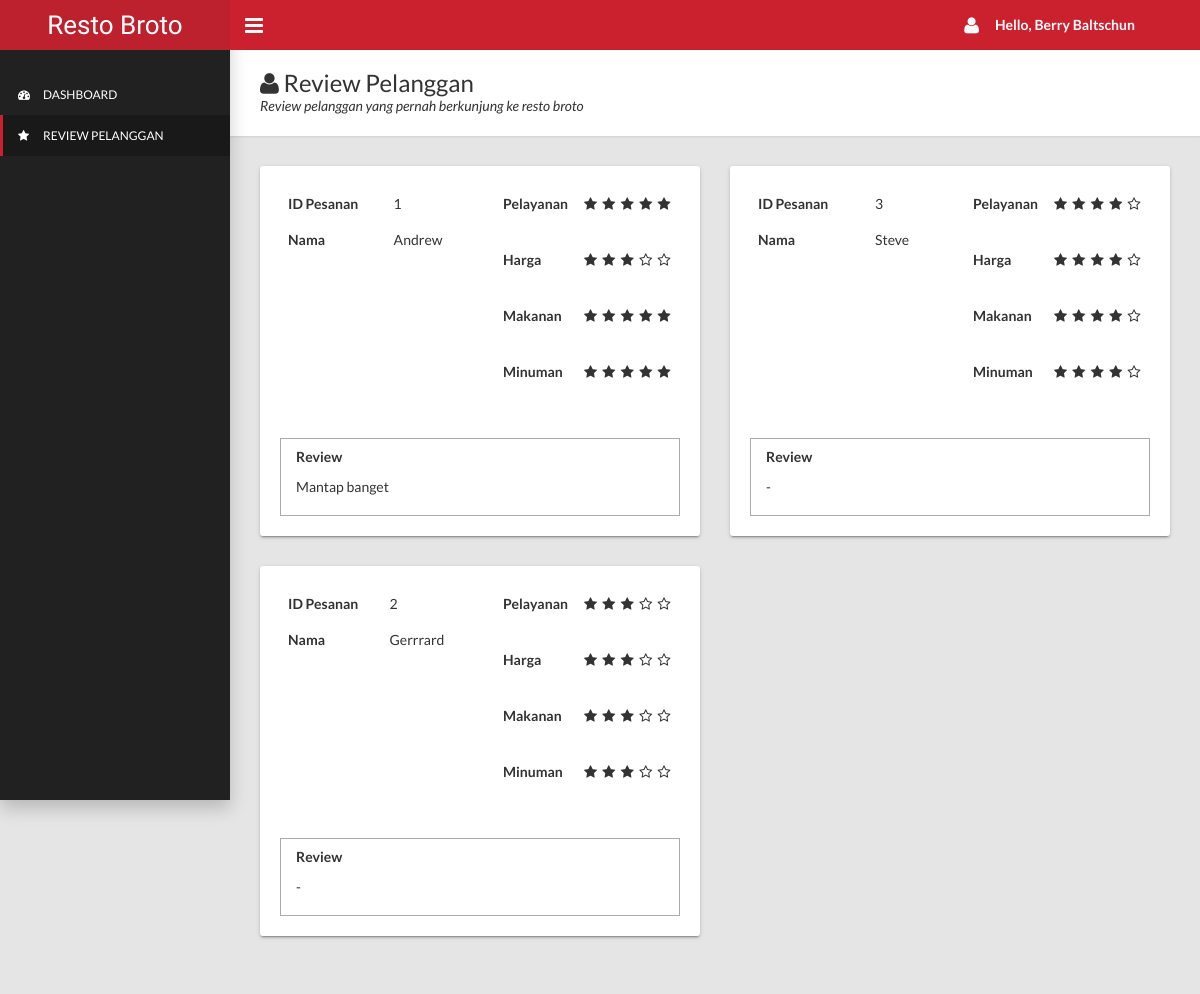
Screenshot of /cs/pelanggan_review.php (signed in) with the database file from the repository.
### tables this page shows
CREATE TABLE IF NOT EXISTS kuesioner(
    id_kuesioner INT(11) AUTO_INCREMENT PRIMARY KEY,
    id_pesanan INT(11) NOT NULL,
    pelayanan TINYINT NOT NULL,
    harga TINYINT NOT NULL,
    makanan TINYINT NOT NULL,
    minuman TINYINT NOT NULL,
    review VARCHAR(401),
    
    CONSTRAINT fk_kuesioner_pesanan FOREIGN KEY(id_pesanan) REFERENCES pesanan(id_pesanan) ON UPDATE CASCADE
);

CREATE TABLE IF NOT EXISTS pesanan(
    id_pesanan INT(11) AUTO_INCREMENT PRIMARY KEY,
    nik VARCHAR(21) NOT NULL,
    id_meja INT(11) NOT NULL,
    nama_pelanggan VARCHAR(51) NOT NULL,
    tgl_order DATETIME DEFAULT CURRENT_TIMESTAMP NOT NULL,
    total_bayar DOUBLE DEFAULT 0,
    uang_bayar DOUBLE DEFAULT 0,
    status ENUM('Bayar', 'Belum Bayar') DEFAULT 'Belum Bayar' NOT NULL,
    
    CONSTRAINT fk_pesanan_pegawai FOREIGN KEY(nik) REFERENCES pegawai(nik) ON UPDATE CASCADE,
    CONSTRAINT fk_pesanan_meja FOREIGN KEY(id_meja) REFERENCES meja(id_meja) ON UPDATE CASCADE
);

### cs/pelanggan_review.php (the view, shortened to what this page needs)
<?php
  require_once "../proses/connection.php";
?>
  <!DOCTYPE html>
  <html>
  <head>
    <link rel="stylesheet" type="text/css" href="../assets/css/style.css">
  </head>
  <body class="sidebar-mini fixed">
    <div class="wrapper">
      <header class="main-header hidden-print"><a href="#" class="logo">Resto Broto</a>
        <nav class="navbar navbar-static-top">
          <a href="#" data-toggle="offcanvas" class="sidebar-toggle"></a>
          <div class="navbar-custom-menu">
            <ul class="top-nav">
              <li class="dropdown">
                <a href="#" data-toggle="dropdown" role="button" aria-haspopup="true" aria-expanded="false" class="dropdown-toggle"><i class="fa fa-user fa-lg" style="margin-right: 16px;"></i><b>Hello, <?php echo $_SESSION['nama_pegawai'];?></b></a>
              </li>
            </ul>
          </div>
        </nav>
      </header>
      <aside class="main-sidebar hidden-print">
        <section class="sidebar">
          <ul class="sidebar-menu" style="padding-top: 24px;">
            <li><a href="index.php"><i class="fa fa-dashboard"></i><span>Dashboard</span></a></li>
            <li class="active"><a href="pelanggan_review.php"><i class="fa fa-star"></i><span>Review Pelanggan</span></a></li>
          </ul>
        </section>
      </aside>
      <div class="content-wrapper">
        <div class="page-title">
          <div>
            <h1><i class="fa fa-user"></i> Review Pelanggan</h1>
            <p>Review pelanggan yang pernah berkunjung ke resto broto</p>
          </div>
        </div>
        <div class="row">
          <?php
          $strQuery = "SELECT p.id_pesanan, p.nama_pelanggan, k.pelayanan, k.harga, k.makanan, k.minuman, k.review
                          FROM pesanan p INNER JOIN kuesioner k
                          ON p.id_pesanan = k.id_pesanan
                          ORDER BY p.tgl_order ASC";
          $query = mysqli_query($connection, $strQuery);
          while($result = mysqli_fetch_assoc($query)){
          ?>
          <div class="col-md-6">
            <div class="card">
              <div class="row">
                <div class="col-md-6">
                  <div class="table-responsive">
                    <table class="table table-borderless">
                      <tbody>
                        <tr>
                          <td><b>ID Pesanan</b></td>
                          <td><?php echo $result['id_pesanan'];?></td>
                        </tr>
                        <tr>
                          <td><b>Nama</b></td>
                          <td><?php echo $result['nama_pelanggan'];?></td>
                        </tr>
                      </tbody>
                    </table>
                  </div>
                </div>
                <div class="col-md-6">
                  <div class="table-responsive">
                    <table class="table table-borderless">
                      <tbody>
                        <tr>
                          <td><b>Pelayanan</b></td>
                          <td>
                            <?php
                              $sisa_pelayanan = 5 - $result['pelayanan'];
                              for($i = 1; $i <= $result['pelayanan']; $i++) {
                                echo "<i class=\"fa fa-star\"></i>";
                              }
                              for($i = 1; $i <= $sisa_pelayanan; $i++) {
                                echo "<i class=\"fa fa-star-o\"></i>";
                              }
                            ?>
                          </td>
                        </tr>
                        <tr>
                          <td><b>Harga</b></td>
                          <td>
                            <?php
                              $sisa_harga = 5 - $result['harga'];
                              for($i = 1; $i <= $result['harga']; $i++) {
                                echo "<i class=\"fa fa-star\"></i>";
                              }
                              for($i = 1; $i <= $sisa_harga; $i++) {
                                echo "<i class=\"fa fa-star-o\"></i>";
                              }
                            ?>
                          </td>
                        </tr>
                        <tr>
                          <td><b>Makanan</b></td>
                          <td>
                            <?php
                              $sisa_makanan = 5 - $result['makanan'];
                              for($i = 1; $i <= $result['makanan']; $i++) {
                                echo "<i class=\"fa fa-star\"></i>";
                              }
                              for($i = 1; $i <= $sisa_makanan; $i++) {
                                echo "<i class=\"fa fa-star-o\"></i>";
                              }
                            ?>
                          </td>
                        </tr>
                        <tr>
                          <td><b>Minuman</b></td>
                          <td>
                            <?php
                              $sisa_minuman = 5 - $result['minuman'];
                              for($i = 1; $i <= $result['minuman']; $i++) {
                                echo "<i class=\"fa fa-star\"></i>";
                              }
                              for($i = 1; $i <= $sisa_minuman; $i++) {
                                echo "<i class=\"fa fa-star-o\"></i>";
                              }
                            ?>
                          </td>
                        </tr>
                      </tbody>
                    </table>
                  </div>
                </div>
              </div>
              <div class="row" style="border: 1px solid #AAA; padding: 8px 0px; margin: 8px 0px 0px;">
                <div class="col-md-12">
                  <p><b>Review</b></p>
                  <p><?php $review = $result['review'] == NULL ? "-" : $result['review']; echo $review;?></p>
                </div>
              </div>
            </div>
          </div>
          <?php
          }
          ?>
        </div>
      </div>
    </div>
  </body>
  </html>

### rows the page displays
kuesioner: id_pesanan.id_pesanan "1", id_pesanan.nama_pelanggan "Andrew", pelayanan 5 (drawn), harga 3 (drawn), makanan 5 (drawn), minuman 5 (drawn), review "Mantap banget"
kuesioner: id_pesanan.id_pesanan "3", id_pesanan.nama_pelanggan "Steve", pelayanan 4 (drawn), harga 4 (drawn), makanan 4 (drawn), minuman 4 (drawn), review "-"
kuesioner: id_pesanan.id_pesanan "2", id_pesanan.nama_pelanggan "Gerrrard", pelayanan 3 (drawn), harga 3 (drawn), makanan 3 (drawn), minuman 3 (drawn), review "-"

### other values shown
$_SESSION['nama_pegawai'] "Berry Baltschun"
